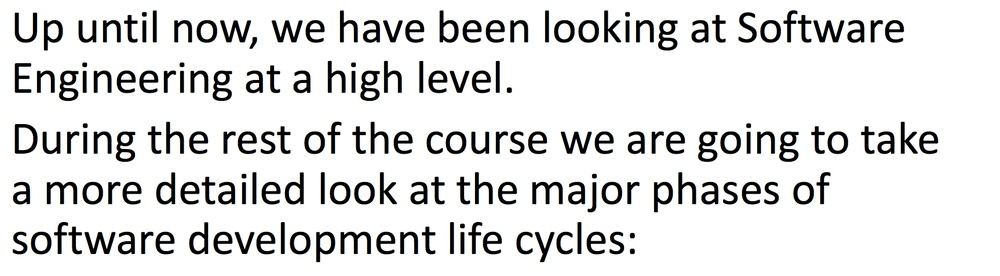
#> input picture sample.jpg, 1000 x 276 px, shrunk from 1726 x 476 before the run
$ python -i main.py   (imports and definitions only)
#> lines starting #> are read from the running program, lines starting #| are printed output that depends on the picture; after the words box and inside, x2 and y2 are one past the last pixel; in counts of white or black regions, pixels touching at a corner belong together
import cv2
import pytesseract
import numpy as np
TESSERACT_PATH = 'TESSDATA_PREFIX'

def ocr(filename):
#> called with filename = 'sample.jpg'
    img = cv2.imread(filename)
#> img is the input picture: shape (276, 1000, 3); mean B, G, R 224.3, 224.4, 224.3
    gray = cv2.cvtColor(img, cv2.COLOR_BGR2GRAY)
    ret, thresh1 = cv2.threshold(gray, 0, 255, cv2.THRESH_OTSU)
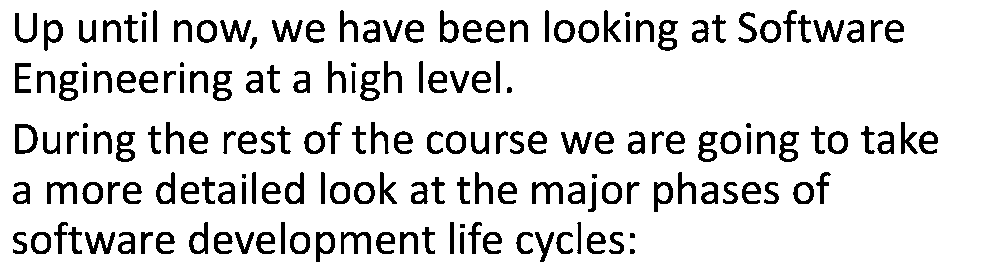
#> thresh1: shape (276, 1000); 87.8% white; 178 black regions (2 under 20 px), largest, box (x1, y1, x2, y2) and area: (658, 20, 678, 51) 322, (15, 124, 38, 154) 322, (47, 182, 77, 204) 320
#> ret = 137
    ret, thresh2 = cv2.threshold(gray, 0, 255, cv2.THRESH_BINARY_INV)
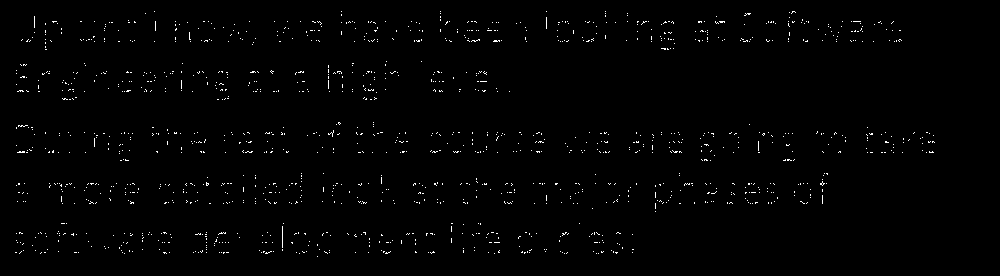
#> thresh2: shape (276, 1000); 0.99% white in thin lines or dots, all inside (x1, y1, x2, y2) = (15, 11, 935, 257)
    kernel = np.ones((5,5),np.uint8)
    dilation = cv2.dilate(thresh1,thresh2, kernel, iterations = 1)
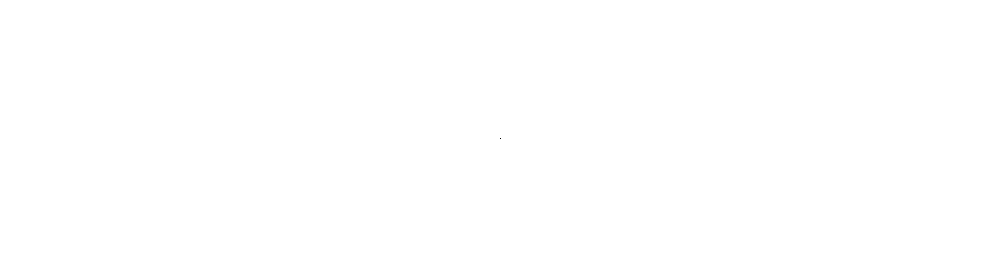
#> dilation: shape (276, 1000); 100% white; black in thin lines or dots, all inside (x1, y1, x2, y2) = (500, 138, 501, 139)
    contours, _ = cv2.findContours(dilation, cv2.RETR_EXTERNAL, cv2.CHAIN_APPROX_NONE)
#> contours = 1 contour; box (x1, y1, x2, y2) and area: (0, 0, 1000, 276) 274725

    for p in contours:
        x, y, w, h = cv2.boundingRect(p)
        rect = cv2.rectangle(img, (x, y), (x + w, y + h), 0, 2)
        crop = img[y:y + h, x:x + w]
        text = pytesseract.image_to_string(crop)
#> this loop made 1 pass
#> pass 1, in ocr, `rect = cv2.rectangle(img, (x, y), (x + w, y + h), 0, 2)`:
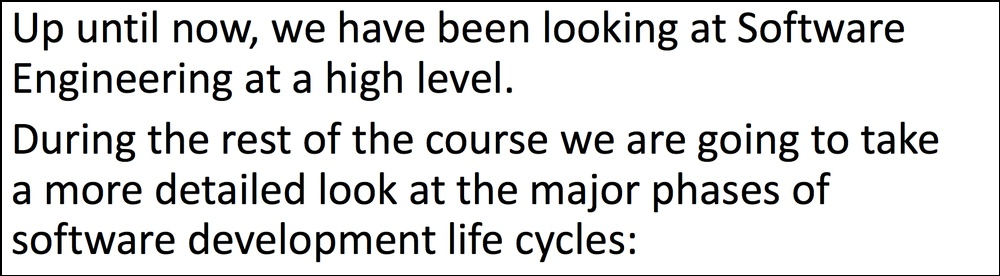
#> rect: shape (276, 1000, 3); mean B, G, R 220.7, 220.9, 220.8
    return(text)

#> (the run stopped early here; a loop or call above may not have finished)

$ run again, on handwritten.jpg
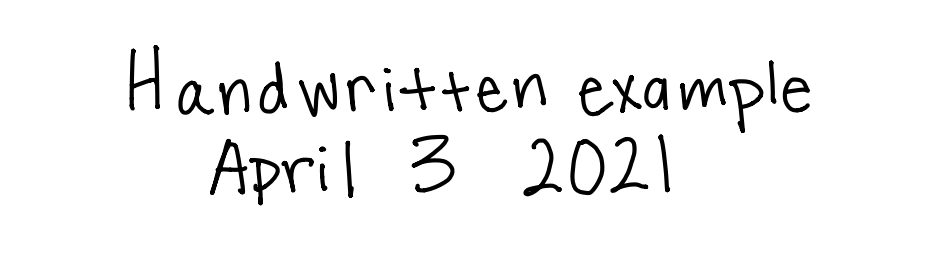
#> input picture handwritten.jpg, 934 x 258 px
#> in ocr, img is the input picture: shape (258, 934, 3); min 0, max 255, mean 243.2
#> thresh1: shape (258, 934); 95.3% white; 30 black regions, largest, box (x1, y1, x2, y2) and area: (412, 135, 454, 193) 695, (210, 139, 247, 195) 623, (129, 45, 160, 110) 622
#> ret = 134
#> in ocr, `ret, thresh2 = cv2.threshold(gray, 0, 255, cv2.THRESH_BINARY_INV)`:
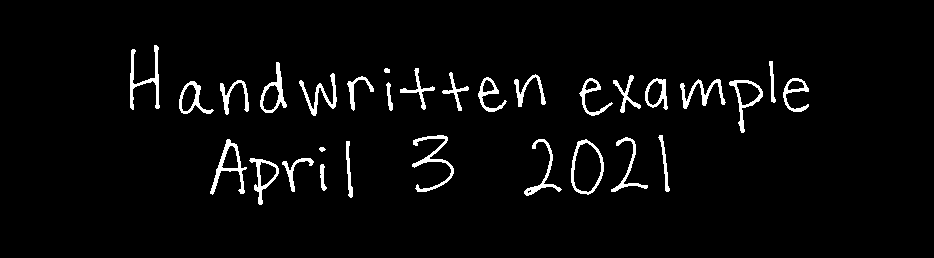
#> thresh2: shape (258, 934); 3.6% white; 30 white regions, largest, box (x1, y1, x2, y2) and area: (412, 135, 454, 192) 516, (130, 45, 160, 110) 500, (210, 139, 247, 195) 496
#> dilation: shape (258, 934); 100% white; black in thin lines or dots, all inside (x1, y1, x2, y2) = (467, 129, 468, 130)
#> contours = 1 contour; box (x1, y1, x2, y2) and area: (0, 0, 934, 258) 239781
#> the loop in ocr, `for p in contours:` made 1 pass
#> pass 1, in ocr, `rect = cv2.rectangle(img, (x, y), (x + w, y + h), 0, 2)`:
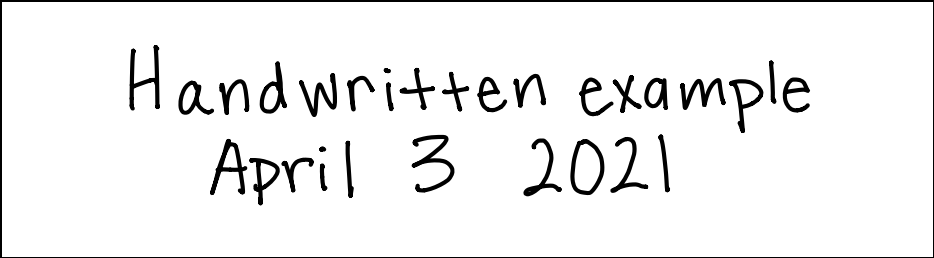
#> rect: shape (258, 934, 3); min 0, max 255, mean 239.4
